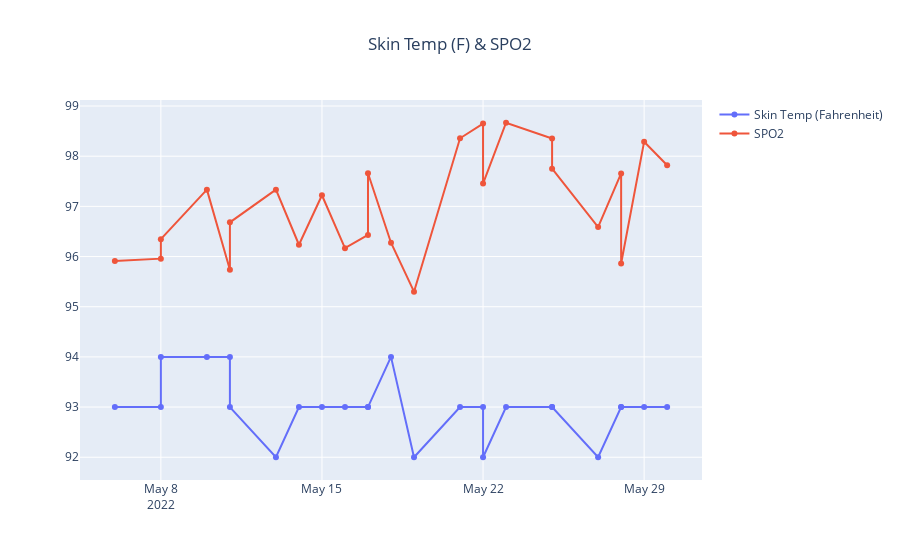

Notebook cell for this chart:
### Markdown cell above
### Skin Temp in Fahrenheit and SPO2
- celcius is also avaliable in the data 
> skintemp_spo() in VisableWhoop
#### NOTE: Whoop 4.0 ONLY

### Code cell
# resting_heart_rate, hr_baseline, skin_temp_celsius, spo2
# 1.8 + 32
# df = df.assign(skin_temp_fahrenheit = (df["skin_temp_celsius"]*1.8) + 32) # Convert kilojules to cals

fig = go.Figure()


fig.add_trace(go.Scatter(
x=df.ds_date,
y=df["skin_temp_fahrenheit"],
mode="markers+lines",
name = "Skin Temp (Fahrenheit)",
text = df['skin_temp_fahrenheit'].astype('string'),
hoverinfo = 'text'))

fig.add_trace(go.Scatter(
x=df.ds_date,
y=df["spo2"],
mode="markers+lines",
name = "SPO2",
text = df['spo2'].astype('string'),
hoverinfo = 'text'))

fig.update_layout(title_text='Skin Temp (F) & SPO2', title_x=0.5)

fig.show()

### Figure 1 — Plotly figure (JSON) as saved in the notebook; plotly's stock layout.template omitted (floating-point values rounded to 4 significant figures)
{"data": [{"hoverinfo": "text", "mode": "markers+lines", "name": "Skin Temp (Fahrenheit)", "text": ["93", "93", "94", "94", "94", "93", "92", "93", "93", "93", "93", "93", "94", "92", "93", "93", "92", "93", "93", "93", "92", "93", "93", "93", "93"], "type": "scatter", "x": ["2022-05-06", "2022-05-08", "2022-05-08", "2022-05-10", "2022-05-11", "2022-05-11", "2022-05-13", "2022-05-14", "2022-05-15", "2022-05-16", "2022-05-17", "2022-05-17", "2022-05-18", "2022-05-19", "2022-05-21", "2022-05-22", "2022-05-22", "2022-05-23", "2022-05-25", "2022-05-25", "2022-05-27", "2022-05-28", "2022-05-28", "2022-05-29", "2022-05-30"], "y": [93, 93, 94, 94, 94, 93, 92, 93, 93, 93, 93, 93, 94, 92, 93, 93, 92, 93, 93, 93, 92, 93, 93, 93, 93]}, {"hoverinfo": "text", "mode": "markers+lines", "name": "SPO2", "text": ["95.90909", "95.958336", "96.34615", "97.333336", "95.73684", "96.681816", "97.333336", "96.23529", "97.22222", "96.166664", "96.431816", "97.66", "96.275", "95.3", "98.35714", "98.65", "97.454544", "98.666664", "98.35294", "97.75", "96.588234", "97.65625", "95.86207", "98.289474", "97.818184"], "type": "scatter", "x": ["2022-05-06", "2022-05-08", "2022-05-08", "2022-05-10", "2022-05-11", "2022-05-11", "2022-05-13", "2022-05-14", "2022-05-15", "2022-05-16", "2022-05-17", "2022-05-17", "2022-05-18", "2022-05-19", "2022-05-21", "2022-05-22", "2022-05-22", "2022-05-23", "2022-05-25", "2022-05-25", "2022-05-27", "2022-05-28", "2022-05-28", "2022-05-29", "2022-05-30"], "y": [95.91, 95.96, 96.35, 97.33, 95.74, 96.68, 97.33, 96.24, 97.22, 96.17, 96.43, 97.66, 96.28, 95.3, 98.36, 98.65, 97.45, 98.67, 98.35, 97.75, 96.59, 97.66, 95.86, 98.29, 97.82]}], "layout": {"title": {"text": "Skin Temp (F) & SPO2", "x": 0.5}}}
